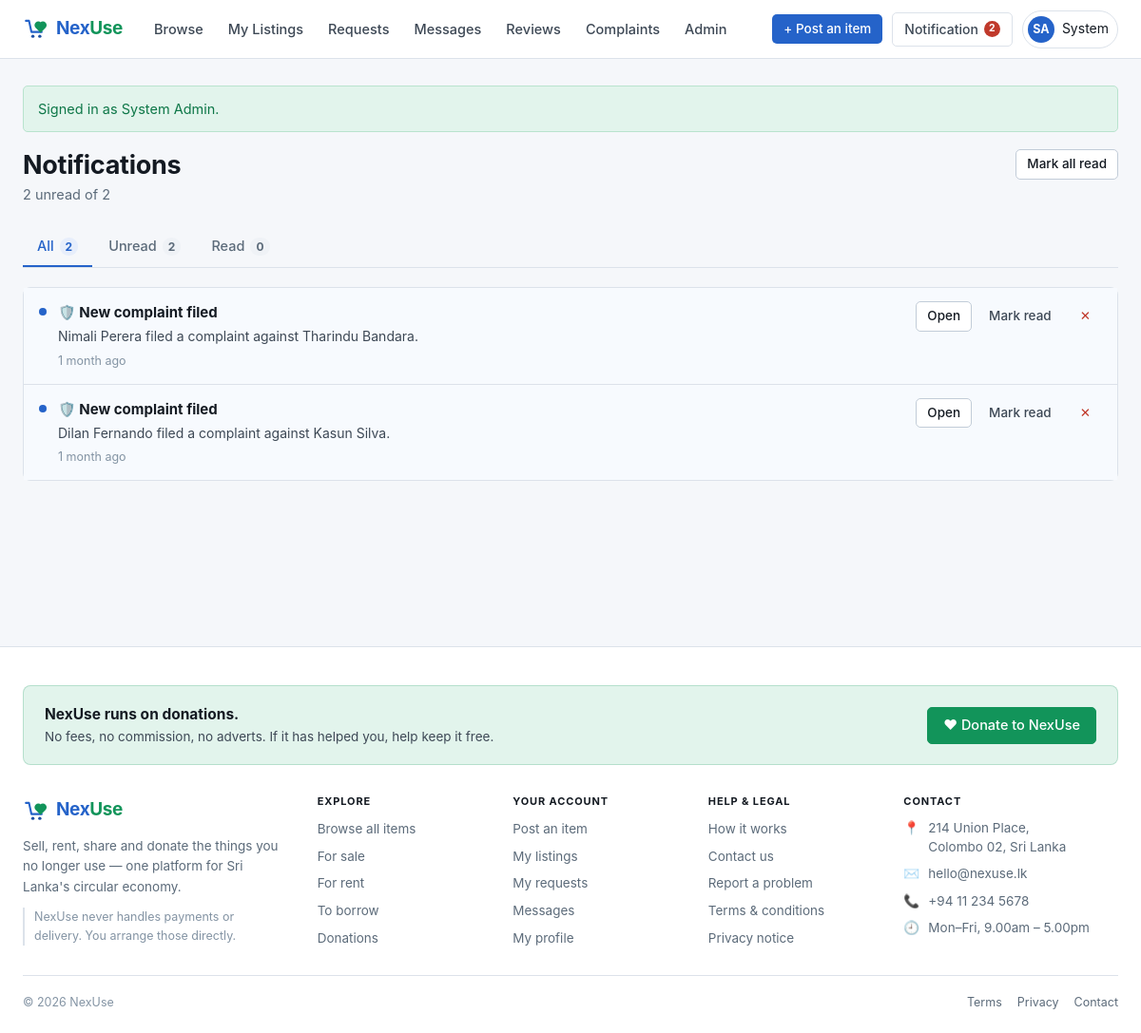
Page /notifications (signed in) on the committed database.
### tables this page shows
CREATE TABLE users (
  user_id        INT UNSIGNED NOT NULL AUTO_INCREMENT,
  name           VARCHAR(100)  NOT NULL,
  email          VARCHAR(190)  NOT NULL,
  password_hash  VARCHAR(255)  NOT NULL,
  phone          VARCHAR(20)   DEFAULT NULL,
  address        VARCHAR(255)  DEFAULT NULL,
  city           VARCHAR(80)   DEFAULT NULL,
  bio            TEXT          DEFAULT NULL,
  avatar_path    VARCHAR(255)  DEFAULT NULL,
  role           ENUM('admin','member')            NOT NULL DEFAULT 'member',
  status         ENUM('active','suspended')        NOT NULL DEFAULT 'active',
  created_at     DATETIME      NOT NULL DEFAULT CURRENT_TIMESTAMP,
  PRIMARY KEY (user_id),
  UNIQUE KEY uq_users_email (email),
  KEY idx_users_role (role),
  KEY idx_users_status (status)
);

CREATE TABLE notifications (
  notification_id  INT UNSIGNED NOT NULL AUTO_INCREMENT,
  user_id          INT UNSIGNED NOT NULL,
  type             ENUM('request','accepted','rejected','withdrawn','returned',
                        'review','complaint','broadcast','message','system')
                     NOT NULL DEFAULT 'system',
  title            VARCHAR(150) NOT NULL,
  message          VARCHAR(500) DEFAULT NULL,
  link             VARCHAR(255) DEFAULT NULL,
  is_read          TINYINT(1)   NOT NULL DEFAULT 0,
  created_at       DATETIME     NOT NULL DEFAULT CURRENT_TIMESTAMP,
  PRIMARY KEY (notification_id),
  KEY idx_notifications_user_read (user_id, is_read),
  KEY idx_notifications_created (created_at),
  CONSTRAINT fk_notifications_user
    FOREIGN KEY (user_id) REFERENCES users (user_id) ON DELETE CASCADE
);

### app/Views/notifications/index.php (the view, shortened to what the rows shown need)
<?php
$icons = [
    'request'   => '📥',
    'accepted'  => '✅',
    'rejected'  => '✖️',
    'withdrawn' => '↩️',
    'returned'  => '📦',
    'review'    => '⭐',
    'complaint' => '🛡️',
    'broadcast' => '📢',
    'system'    => '🔔',
];
?>
<div class="page-head">
  <div>
    <h1>Notifications</h1>
  </div>
</div>
<?php if (empty($notifications)): ?>
  <div class="empty">
    <div class="icon">🔔</div>
    <h3><?= $filter === 'unread' ? 'Nothing unread' : 'No notifications' ?></h3>
    <p>
      <?= $filter === 'unread'
          ? 'You are all caught up.'
          : 'Activity on your listings, requests and reviews shows up here.' ?>
    </p>
    <a class="btn btn-secondary" href="<?= url('/browse') ?>">Browse items</a>
  </div>
<?php else: ?>
  <div class="card card-tight notif-list">
    <?php foreach ($notifications as $n): ?>
      <?php
      $id     = (int) $n['notification_id'];
      $isRead = (int) $n['is_read'] === 1;
      ?>
      <div class="notif-row<?= $isRead ? '' : ' unread' ?>">
        <span class="notif-dot<?= $isRead ? ' read' : '' ?>"></span>
        <div class="body">
          <strong>
            <?= e($icons[$n['type']] ?? '🔔') ?>
            <?= e($n['title']) ?>
          </strong>
          <?php if (!empty($n['message'])): ?>
            <p><?= e($n['message']) ?></p>
          <?php endif; ?>
          <span class="when"><?= e(time_ago((string) $n['created_at'])) ?></span>
        </div>
        <div class="row-actions">
          <?php if (!empty($n['link'])): ?>
            <form method="post" action="<?= url('/notifications/read/' . $id) ?>">
              <button type="submit" class="btn btn-secondary btn-sm">Open</button>
            </form>
          <?php endif; ?>
          <?php if ($isRead): ?>
            <form method="post" action="<?= url('/notifications/unread/' . $id) ?>">
              <?= csrf_field() ?>
              <button type="submit" class="btn btn-ghost btn-sm">Unread</button>
            </form>
          <?php else: ?>
            <form method="post" action="<?= url('/notifications/read/' . $id) ?>">
              <button type="submit" class="btn btn-ghost btn-sm">Mark read</button>
            </form>
          <?php endif; ?>
          <form method="post" action="<?= url('/notifications/dismiss/' . $id) ?>"
                data-confirm="Dismiss this notification?">
            <button type="submit" class="btn btn-ghost btn-sm" style="color:var(--red);"
                    aria-label="Dismiss">✕</button>
          </form>
        </div>
      </div>
    <?php endforeach; ?>
  </div>
<?php endif; ?>

### app/Views/layouts/app.php (shortened to what the rows shown need)
<?php
$user      = auth_user();
$unread    = $user !== null ? Notification::unreadCount((int) $user['user_id']) : 0;
$containerClass = 'container';
?>
<!DOCTYPE html>
<html lang="en">
<head>
<link rel="stylesheet" href="<?= asset('css/app.css') ?>">
</head>
<body>
<header class="site-header">
  <div class="container">
    <div class="header-actions">
      <?php if ($user !== null): ?>
        <a class="btn btn-sm hide-sm" href="<?= url('/listings/create') ?>">+ Post an item</a>
        <a class="notif-toggle" href="#notifications" data-modal-open="notifications">
          Notification
          <?php if ($unread > 0): ?>
            <span class="nav-badge"><?= $unread > 99 ? '99+' : $unread ?><span class="sr-only"> unread</span></span>
          <?php endif; ?>
        </a>
        <div class="account">
          <button class="account-toggle" type="button" data-dropdown="account-menu" aria-haspopup="true">
            <?= avatar($user) ?>
            <span class="hide-sm"><?= e(explode(' ', (string) $user['name'])[0]) ?></span>
          </button>
        </div>
      <?php else: ?>
        <a class="btn btn-secondary btn-sm" href="<?= url('/login') ?>">Sign in</a>
        <a class="btn btn-sm" href="<?= url('/register') ?>">Create account</a>
      <?php endif; ?>
    </div>
  </div>
</header>
<main class="page">
  <div class="<?= e($containerClass) ?>">
    <?= $content ?>
  </div>
</main>
</body>
</html>

### app/Helpers/functions.php (shortened to what the rows shown need)
<?php
function e(mixed $value): string
{
    return htmlspecialchars((string) $value, ENT_QUOTES | ENT_SUBSTITUTE, 'UTF-8');
}
function url(string $path = ''): string
{
    $base = rtrim((string) Config::get('base_url', ''), '/');
    $path = ltrim($path, '/');
    return $path === '' ? ($base === '' ? '/' : $base) : $base . '/' . $path;
}
function asset(string $path): string
{
    return url('assets/' . ltrim($path, '/'));
}
function time_ago(?string $datetime): string
{
    $diff = time() - strtotime($datetime);
    $units = [
        31536000 => 'year',
        2592000  => 'month',
        604800   => 'week',
        86400    => 'day',
        3600     => 'hour',
        60       => 'minute',
    ];
    foreach ($units as $seconds => $label) {
        if ($diff >= $seconds) {
            $count = (int) floor($diff / $seconds);
            return $count . ' ' . $label . ($count > 1 ? 's' : '') . ' ago';
        }
    }
    return 'just now';
}
function initials(string $name): string
{
    $parts = preg_split('/\s+/', trim($name)) ?: [];
    $first = mb_substr($parts[0] ?? '', 0, 1);
    $last  = count($parts) > 1 ? mb_substr($parts[count($parts) - 1], 0, 1) : '';
    return mb_strtoupper($first . $last);
}
function auth_user(): ?array
{
    return Auth::user();
}
function avatar(array $person, string $size = ''): string
{
    $classes = trim('avatar ' . $size);
    $name    = (string) ($person['name'] ?? '');
    $path    = $person['avatar_path'] ?? null;
    return '<span class="' . e($classes) . '">' . e(initials($name)) . '</span>';
}

### rows in the picture
users: name "SA", name "System"
notifications: is_read 0 (drawn), type "🛡️", title "New complaint filed", message "Nimali Perera filed a complaint against Tharindu Bandara.", created_at "1 month ago"
notifications: is_read 0 (drawn), type "🛡️", title "New complaint filed", message "Dilan Fernando filed a complaint against Kasun Silva.", created_at "1 month ago"

### other values in the picture
$unread "2"
$message['message'] "Signed in as System Admin."
$total "2"
$total - $unread "0"
